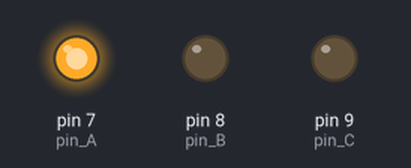
The sketch below on a simulated Arduino Uno, built with avr-gcc and run on an emulated ATmega328P. Parts: output pins drawn as LEDs (lit = HIGH). What the sketch prints to the serial monitor is not drawn.

Above: at 1.0 s.
At 3.1 s:
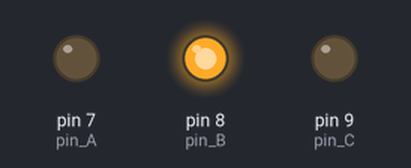
At 5.2 s:
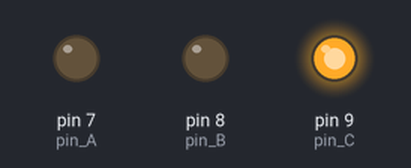
At 8.4 s:
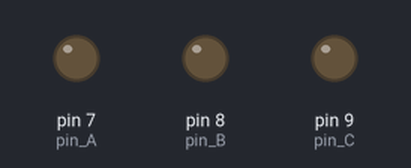
Timing chart, 0 to 16.4 s (numbered marks = the images above):
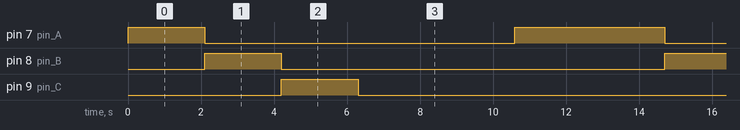

Measured:
- by itself, pin 7 (pin_A): repeats every 12.6 s: LOW 8.5 s, HIGH 4.1 s
- by itself, pin 8 (pin_B), pin 9 (pin_C): alternates HIGH for 2.1 s and LOW for 10.5 s
- by itself, everything shown: repeats every 12.6 s, in 4 steps

The sketch:

G7_Sketch_Pour_Validation_2.ino
```cpp
/*
Time :	12/08/2016 13:13:34
Generated from the grafcet File:
	D:\DD2\THESE\aContinuation_Fev2016\ArduinoCompiler_VM_Code\Efficiency_v2\g7s\Group 1\Pour_Validation_2.xml
*/
#include "TimerOne.h"
/*
//Declare INPUTS pins
#define IN_PIN_0 0
#define IN_PIN_1 1
...

//Declare OUTPUTS pins
#define OUT_PIN_0 7
#define OUT_PIN_1 8
...
*/

//**** 	 Declare INPUT pins mapped	**** 	 Total Inputs : 0

//**** 	Declare OUTPUT pins mapped 	**** 	 Total Outputs : 3
const unsigned int pin_A = 7;
const unsigned int pin_B = 8;
const unsigned int pin_C = 9;

//**** 	 Declare OUPUT pins states	****
boolean A = false, A_Old = false;
boolean B = false, B_Old = false;
boolean C = false, C_Old = false;

//**** 	 Declare STEPs variables	****
boolean S0_X = true, S0_X_Old = true;
boolean S1_X = false, S1_X_Old = false;
boolean S2_X = false, S2_X_Old = false;
boolean S3_X = true, S3_X_Old = true;
boolean S4_X = false, S4_X_Old = false;
boolean S5_X = false, S5_X_Old = false;
boolean S6_X = true, S6_X_Old = true;
boolean S7_X = false, S7_X_Old = false;

//**** 	 Declare Validated Transitions variables	****
boolean VT_1 = false;
boolean VT_2 = false;
boolean VT_3 = false;
boolean VT_4 = false;
boolean VT_5 = false;
boolean VT_6 = false;
boolean VT_7 = false;

//**** 	 Declare Receptivities of Transitions variables	****
boolean R_1 = false;
boolean R_2 = false;
boolean R_3 = false;
boolean R_4 = false;
boolean R_5 = false;
boolean R_6 = false;
boolean R_7 = false;

//**** 	 Declare Transitions receptivities variables	****
boolean TR_1 = false;
boolean TR_2 = false;
boolean TR_3 = false;
boolean TR_4 = false;
boolean TR_5 = false;
boolean TR_6 = false;
boolean TR_7 = false;

//**** 	 Declare STEPs timing variables for duration activity 	****
unsigned int S0_duration = 0;
unsigned int S1_duration = 0;
unsigned int S2_duration = 0;
unsigned int S3_duration = 0;
unsigned int S4_duration = 0;
unsigned int S5_duration = 0;
unsigned int S6_duration = 0;
unsigned int S7_duration = 0;

//To measure the efficacy
unsigned int NN = 0;
unsigned int time_val;

//FT = 1000/Board_TIME_UNIT = Frequency of the Step activity callback function Step_timer_update_callback
const unsigned int Board_TIME_UNIT = 100;

//To manage timer or measuring duration of active steps
//const unsigned int Board_TIME_UNIT = 1; // Board_TIME_UNIT =5 i.e. 5Hz : Number of callback function of Timer1 per second

void initializeTimer1(){
  //Timer1.initialize(1000000);     // initialize timer1, and set a 1 second period
  unsigned int FT_Steps = 1000/Board_TIME_UNIT; //FT_Steps = frequency_timer
  Timer1.initialize(1000000/FT_Steps);       // initialize timer1, and set a 1 second period
  //Timer1.pwm(9, 512);             		// setup pwm on pin 9, 50% duty cycle, if there is pinMode(9, OUTPUT); It present the frequency of the timer
  Timer1.attachInterrupt(Step_timer_update_callback);   // attaches callback() as a timer overflow interrupt
}

void Step_timer_update_callback(){
	if(S0_X) {S0_duration ++ ;} else {S0_duration = 0;}
	if(S1_X) {S1_duration ++ ;} else {S1_duration = 0;}
	if(S2_X) {S2_duration ++ ;} else {S2_duration = 0;}
	if(S3_X) {S3_duration ++ ;} else {S3_duration = 0;}
	if(S4_X) {S4_duration ++ ;} else {S4_duration = 0;}
	if(S5_X) {S5_duration ++ ;} else {S5_duration = 0;}
	if(S6_X) {S6_duration ++ ;} else {S6_duration = 0;}
	if(S7_X) {S7_duration ++ ;} else {S7_duration = 0;}
}

void setup(){
	initializeTimer1();
	Serial.begin(9600);
	//INIT OUTPUT PINs
	pinMode(pin_A, OUTPUT);
	pinMode(pin_B, OUTPUT);
	pinMode(pin_C, OUTPUT);

	time_val = millis();
	NN = 0;
}

void loop(){
	//Evaluate validated transitions variabless
	VT_1 = (S1_X);
	VT_2 = (S3_X);
	VT_3 = (S4_X);
	VT_4 = (S2_X);
	VT_5 = (S5_X);
	VT_6 = (S0_X);
	VT_7 = (S5_X);

	//Evaluate Receptivities oftransitions
	R_1 = (!S3_X_Old && S3_X);
	R_2 = (S3_duration > 20);
	R_3 = (S4_duration > 20);
	R_4 = (!S4_X_Old && S4_X);
	R_5 = S7_X;
	R_6 = (!S4_X_Old && S4_X);
	R_7 = (S5_duration > 42);

	//Evaluate Clearing conditions
	TR_1 = VT_1 && R_1;
	TR_2 = VT_2 && R_2;
	TR_3 = VT_3 && R_3;
	TR_4 = VT_4 && R_4;
	TR_5 = VT_5 && R_5;
	TR_6 = VT_6 && R_6;
	TR_7 = VT_7 && R_7;

	//Save Step activity variables state in Old_ corresponding variables
	S0_X_Old = S0_X;
	S1_X_Old = S1_X;
	S2_X_Old = S2_X;
	S3_X_Old = S3_X;
	S4_X_Old = S4_X;
	S5_X_Old = S5_X;
	S6_X_Old = S6_X;
	S7_X_Old = S7_X;

	//Evaluate Step variables
	S0_X = TR_7 || (S0_X_Old && !TR_6);
	S1_X = TR_6 || (S1_X_Old && !TR_1);
	S2_X = TR_1 || (S2_X_Old && !TR_4);
	S3_X = TR_3 || (S3_X_Old && !TR_2);
	S4_X = TR_2 || (S4_X_Old && !TR_3);
	S5_X = TR_4 || (S5_X_Old && !TR_5 && !TR_7);
	S6_X = (S6_X_Old);
	S7_X = TR_5 || (S7_X_Old);

	//Evaluate OUTPUTs variables
	A = S0_X;
	B = S1_X;
	C = S2_X;

	//Update OUTPUTs
	if(A_Old != A) {digitalWrite(pin_A, A);}
	if(B_Old != B) {digitalWrite(pin_B, B);}
	if(C_Old != C) {digitalWrite(pin_C, C);}

	//Update Old OUTPUTs
	A_Old = A;
	B_Old = B;
	C_Old = C;

	NN++;
	if(millis() - time_val > 5000){
		Serial.println(NN);
		NN = 0; time_val = millis();
	}
}
```
